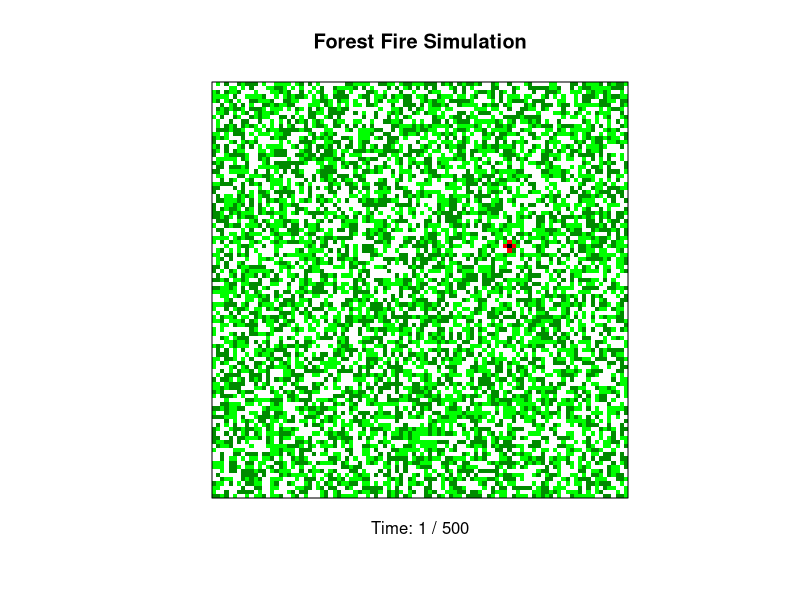
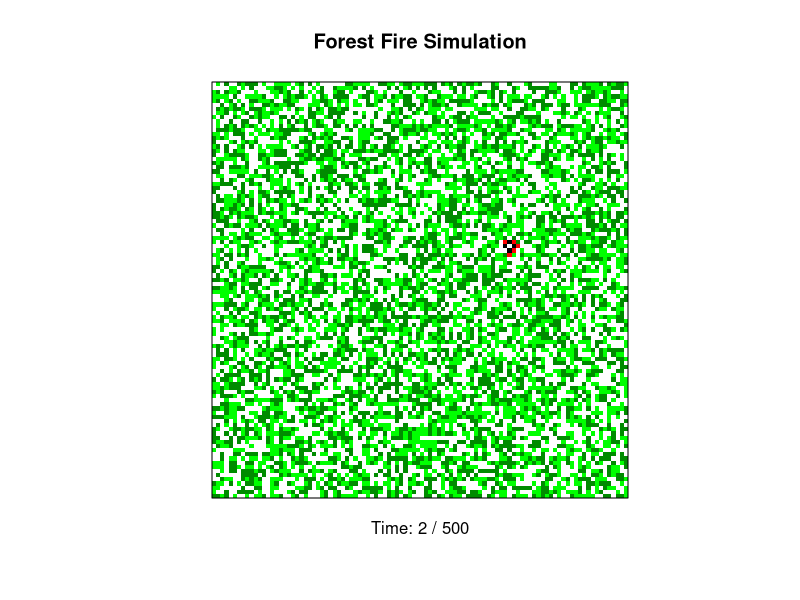
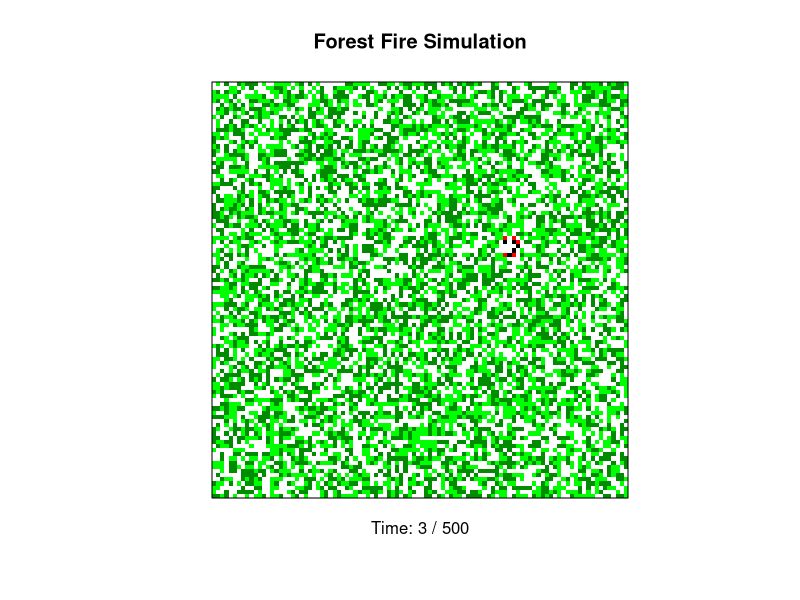
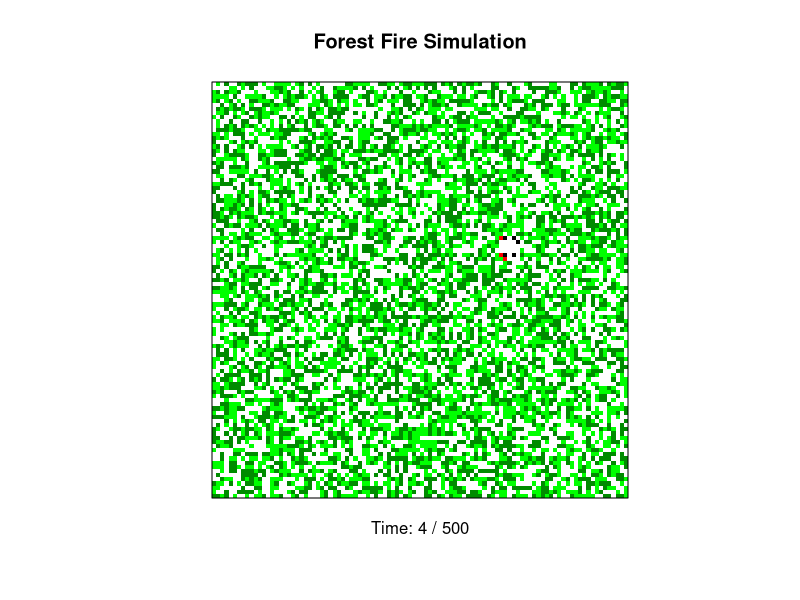
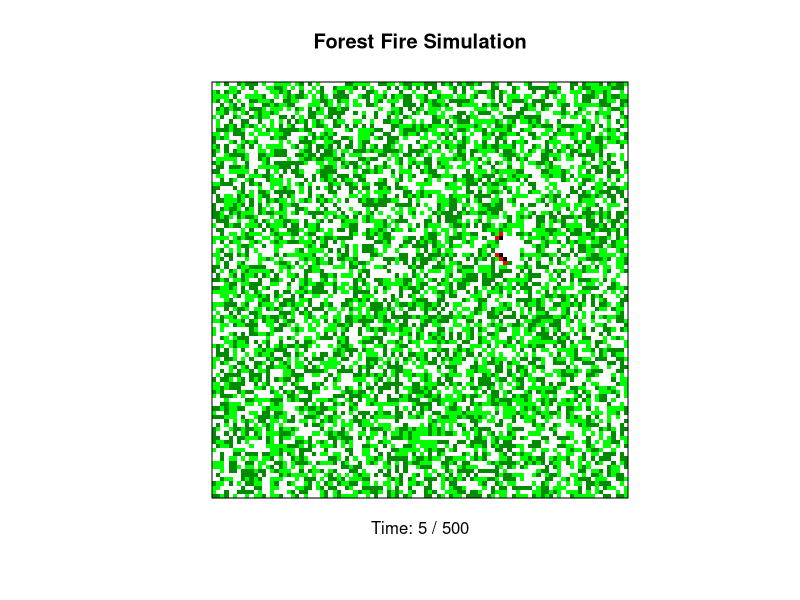
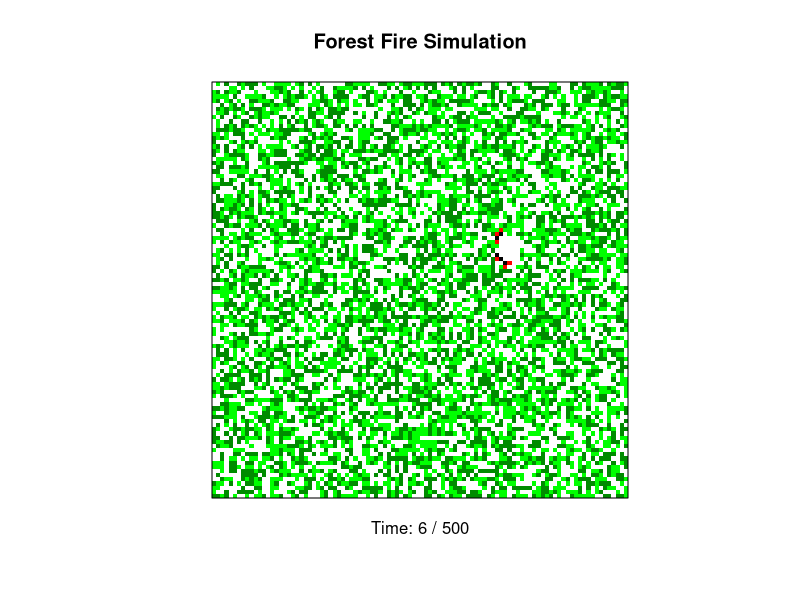
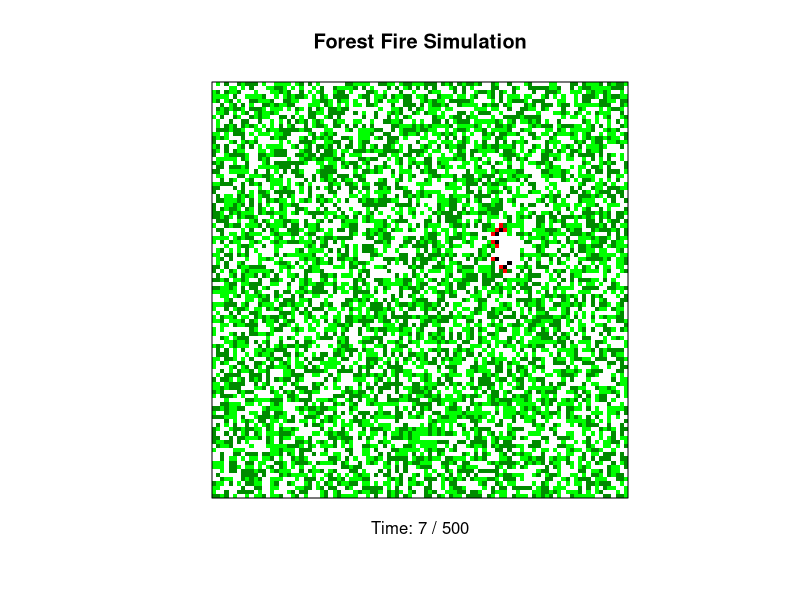
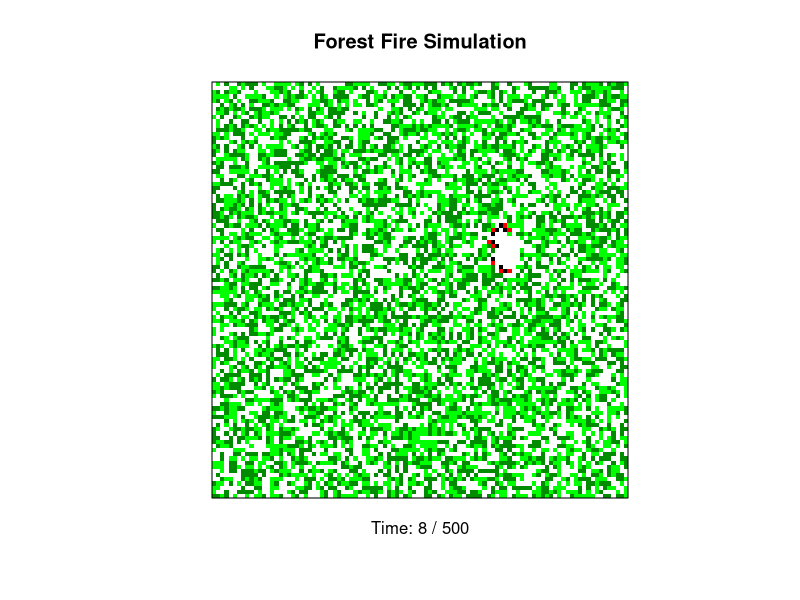

R code for these plots, in order:
# Title: Simulate and visualize forest fire dynamics
# Author: Przemyslaw Marcowski, PhD
# Email: p.marcowski@gmail.com
# Date: 2024-02-03
# Copyright (c) 2024 Przemyslaw Marcowski

# This code is licensed under the MIT license found in the
# LICENSE file in the root directory of this source tree.

# This script simulates the spread of fire through a forest, representing
# a simplified model of wildfire behavior. The forest is modeled as a grid where
# each cell can be in one of four states: empty, tree, burning, or burned down.
# Trees grow at a specified rate in empty cells, and fire spreads from burning trees
# to adjacent trees with a certain probability. Over time, burning trees transition
# to a burned-down state, and then to empty, mimicking the cycle of forest regeneration
# and destruction. The simulation visualizes the dynamic process of forest fires,
# including the ignition, spread, and aftermath of fires over a defined number of steps.
# Parameters such as tree growth rate, fire spread chance, and the initial density
# of trees can be adjusted to explore different fire dynamics.

# Initialize parameters
grid_size <- 100 # grid size
tree_growth_rate <- 0 # probability of tree growth in empty cell
fire_spread_chance <- 1 # probability of fire spreading to adjacent trees
initial_trees_density <- .6 # initial percentage of the grid covered with trees
tlength <- 500 # total number of simulation steps
color_map <- c("white", "green", "green4", "red", "black") # color map for visualizing forest state

# Initialize the grid
# 0 = empty cell
# 1 = green tree
# 2 = dark green tree
# 2 = burning tree
# 4 = burned down tree
forest_grid <- matrix(
  sample(
    0:4, grid_size^2,
    replace = TRUE,
    prob = c(1 - initial_trees_density, initial_trees_density * .5, initial_trees_density * .5, 0, 0)
  ),
  nrow = grid_size, ncol = grid_size
)

simulate_forest_fire <- function(tlength) {
  # Simulates and visualizes forest fire dynamics.
  # Updates forest state grid based on the current grid configuration.
  # Applies rules of tree growth, fire spread, and the aftermath
  # of a burn to each cell in the grid.
  #
  # Args:
  #   grid: A matrix representing the current state of the forest.
  #
  # Returns:
  #   A matrix representing the updated state of the forest after applying
  #   growth and fire spread rules.

  .update_forest <- function(grid) {
    # Internal function for updating forest state grid
    new_grid <- grid
    fire_spread <- FALSE # flag to indicate if fire has spread

    for (row in 1:nrow(grid)) {
      for (col in 1:ncol(grid)) {
        neighbors <- c(
          grid[row, max(col - 1, 1)],
          grid[max(row - 1, 1), col],
          grid[row, min(col + 1, ncol(grid))],
          grid[min(row + 1, nrow(grid)), col]
        )

        # Handle growth and fire spread for green and dark green trees
        if (grid[row, col] == 1 || grid[row, col] == 2) {
          if (any(neighbors == 3) && runif(1) < fire_spread_chance) { # check for burning neighbors
            new_grid[row, col] <- 3 # tree catches fire
            fire_spread <- TRUE
          }
        } else if (grid[row, col] == 0 && runif(1) < tree_growth_rate) {
          new_grid[row, col] <- sample(1:2, 1, TRUE) # new tree grows, green or dark green
        } else if (grid[row, col] == 3) {
          new_grid[row, col] <- 4 # tree burns down
        } else if (grid[row, col] == 4) {
          new_grid[row, col] <- 0 # burned down tree becomes empty
        }
      }
    }
    return(list(new_grid, fire_spread))
  }

  for (t in 1:tlength) {
    # Initiate fire at a random tree in the first step
    if (t == 1) {
      forest_grid[sample(1:grid_size, 1), sample(1:grid_size, 1)] <- 3
    }

    # Get current forest state
    forest_state <- .update_forest(forest_grid)
    forest_grid <- forest_state[[1]]
    fire_spread <- forest_state[[2]]

    if (!fire_spread) { # if fire did not spread, stop the simulation
      message("Simulation stopped early. Fire died down at time: ", t)
      break
    }

    # Visualize current forest state
    par(mfrow = c(1, 1), pty = "s")
    image(1:grid_size, 1:grid_size, t(forest_grid), col = color_map, axes = FALSE, xlab = "", ylab = "")
    box()
    title("Forest Fire Simulation")
    mtext(paste("Time:", t, "/", tlength), side = 1, line = 1)

    Sys.sleep(.1) # pause for animation effect

    # Message simulation complete
    if (t == tlength) {
      message("Simulation complete after specified time:", tlenght)
    }
  }
}

# Run simulation for specified time
simulate_forest_fire(tlength)
